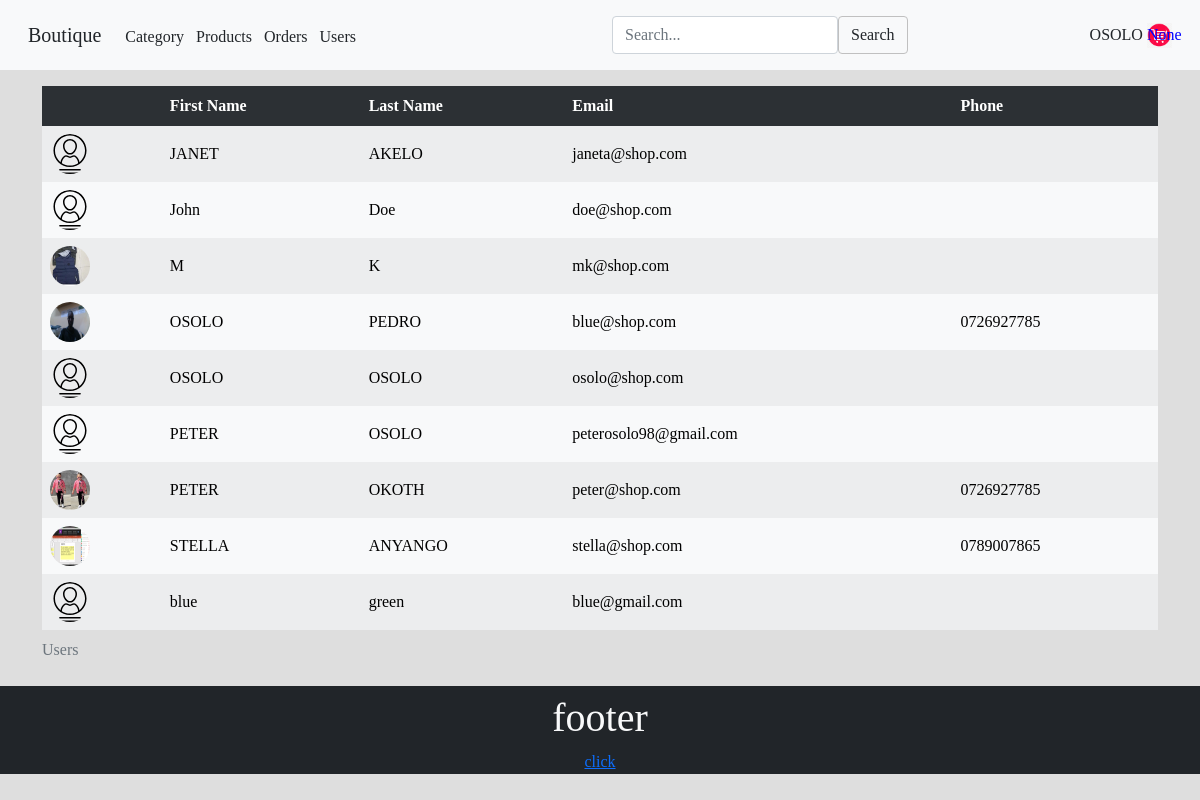
Page /users (signed in) on the committed database.
### boutique/models.py (models this page shows, shortened)
class UserProfile(models.Model):
    user=models.IntegerField(null=True)
    profile=models.ImageField(upload_to='', default='profile.svg')
    phone=models.CharField(max_length=15, default='')

### boutique/views.py (the view)
# urls.py: path('users', views.users, name='test'),
def users(request):
    if request.user.is_authenticated:
        if request.user.is_superuser:
            user=User.objects.all().order_by('first_name')
            userprofile=UserProfile.objects.all()
            context={'user1':user, 'userprofile':userprofile}
            return render(request, 'user.html',context)
        else:
            return redirect('/')
    else:
        return redirect('/login?next=/users')

### boutique/cart.py (called while the page is built)
def get_client_ip(request):
    x_forwarded_for = request.META.get('HTTP_X_FORWARDED_FOR')
    if x_forwarded_for:
        ip = x_forwarded_for.split(',')[0]
    else:
        ip = request.META.get('REMOTE_ADDR')
    return ip

def cart(request):
    ip=get_client_ip(request)
    if CartIp.objects.filter(ip=ip).exists():
        cartip=CartIp.objects.get(ip=ip).id
        cart=Cart.objects.filter(ip=cartip, checked="False").aggregate(Sum('qty'))['qty__sum']
        return {'atom':cart}
    else:
        cart=0
        return {'atom':cart}

### templates/user.html (shortened to what this page needs)
{% extends 'base.html' %}
{% load static %}
{% block items%}
<div class="container mt-3 height-shop">
    {%if perms.auth.change_user %}
    <div class="table-responsive">
        <table class="table table-striped table-hover table-borderless table-light  align-middle">
            <thead class="table-light">
                <caption>Users</caption>
                <tr class="table-dark">
                    <th></th>
                    <th>First Name</th>
                    <th>Last Name</th>
                    <th>Email</th>
                    <th>Phone</th>
                </tr>
            </thead>
            <tbody>
                {%for users in user1%}
                <tr>
                    <td>{%for userprofiles in userprofile%}{%if userprofiles.user == users.id%}<img class="border-rad" src="/media/{{userprofiles.profile}}" alt="" width="40px" height="40px">{%endif%} {%endfor%}</td>
                    <td>{{users.first_name}}</td>
                    <td>{{users.last_name}}</td>
                    <td>{{users.email}}</td>
                    <td>{%for userprofiles in userprofile%}{%if userprofiles.user == users.id%} {{userprofiles.phone}}{%endif%}{%endfor%}</td>
                </tr>
                {%endfor%}
            </tbody>
        </table>
    </div>
</div>
{%else%}
<div class="h2 text-danger text-center">You dont have permission to view this page</div>
{%endif%}
{%endblock%}

### templates/base.html (shortened to what this page needs)
{% load static %}
<!DOCTYPE html>
<html lang="en">
<head>
    <link rel="stylesheet" href="{% static 'style.css'%}">
    <link rel="stylesheet" href="{% static 'bootstrap/dist/css/bootstrap.min.css' %}">
</head>
<body onload="lod()">
    <div class="container-fluid mx-auto">
        <div class="navbar bg-light row p-3">
            <div class="col-md-6 col-sm-12 ">
                <a class="navbar-brand text-dark sm-me-auto" href="/">Boutique</a>
                <a class="nav-item text-decoration-none text-dark m-1 sm-m-auto" href="/#category">Category</a>
                <a class="nav-item text-decoration-none text-dark m-1 sm-m-auto" href="#">Products</a>
                <a class="nav-item text-decoration-none text-dark m-1 sm-m-auto" href="/orders">Orders</a>
                {%if perms.auth.change_user %}
                <a class="nav-item text-decoration-none text-dark m-1 sm-m-auto" href="/users">Users</a>
                {%endif%}
            </div>
            <div class="col-md-6 col-sm-12 ">
                <span class="nav-item d-flex ">
                    <form action="/search" method="get" class="d-flex" id="search">
                        <input type="text" name="q" id="q" class="form-control" placeholder="Search...">
                        <input type="submit" value="Search" class="btn">
                    </form>
                    <div class="dropdown open ms-auto">
                        <button class="btn btn-shop dropdown-toggle" type="button" id="triggerId"
                            data-bs-toggle="dropdown" aria-haspopup="true" aria-expanded="false">
                            {% if user.is_authenticated %}{{user.first_name}} {%else%} ME{%endif%}<span
                                class="cart text-center" id="ck">{{atom}}</span></button>
                    </div>
                </span>
            </div>
        </div>
    </div>
    {% block items%}
    {% endblock%}
    <div class="container-fluid row mx-auto footer bg-dark text-light pt-2">
        <h1>footer</h1>
        <a href="#" onclick="cart()">click</a>
    </div>
</body>
</html>

### static/style.css (style rules this page uses)
input[type='submit'], .btn-shop { border: 1px solid silver; }
.footer { text-align: center; }
.height-shop { min-height: 70vh ; }
body { font-size: 1.3em; }
.border-rad { border-radius: 50%; }
.cart { width: 25px; height: 25px; text-align: center; position:absolute; background-image: url('/media/k.jpg'); background-size: contain; color: blue; font-weight: 500; behavior: url(PIE.htc); }
.bg-light { background-color : rgb(26, 151, 155) !important ; }

### templates/base.html (style rules this page uses)
body { background-color: rgba(192, 192, 192, 0.521); font-family: Georgia, 'Times New Roman', Times, serif; }

### rows in the picture
UserProfile: profile (placeholder picture)
UserProfile: profile (placeholder picture)
UserProfile: profile (picture)
UserProfile: profile (picture), phone "0726927785"
UserProfile: profile (placeholder picture)
UserProfile: profile (placeholder picture)
UserProfile: profile (picture), phone "0726927785"
UserProfile: profile (picture), phone "0789007865"
UserProfile: profile (placeholder picture)

### other values in the picture
{{ user.first_name }} "OSOLO"
{{ atom }} "None"
{{ users.first_name }} "JANET"
{{ users.last_name }} "AKELO"
{{ users.email }} "janeta@shop.com"
{{ users.first_name }} "John"
{{ users.last_name }} "Doe"
{{ users.email }} "doe@shop.com"
{{ users.first_name }} "M"
{{ users.last_name }} "K"
{{ users.email }} "mk@shop.com"
{{ users.first_name }} "OSOLO"
{{ users.last_name }} "PEDRO"
{{ users.email }} "blue@shop.com"
{{ users.last_name }} "OSOLO"
